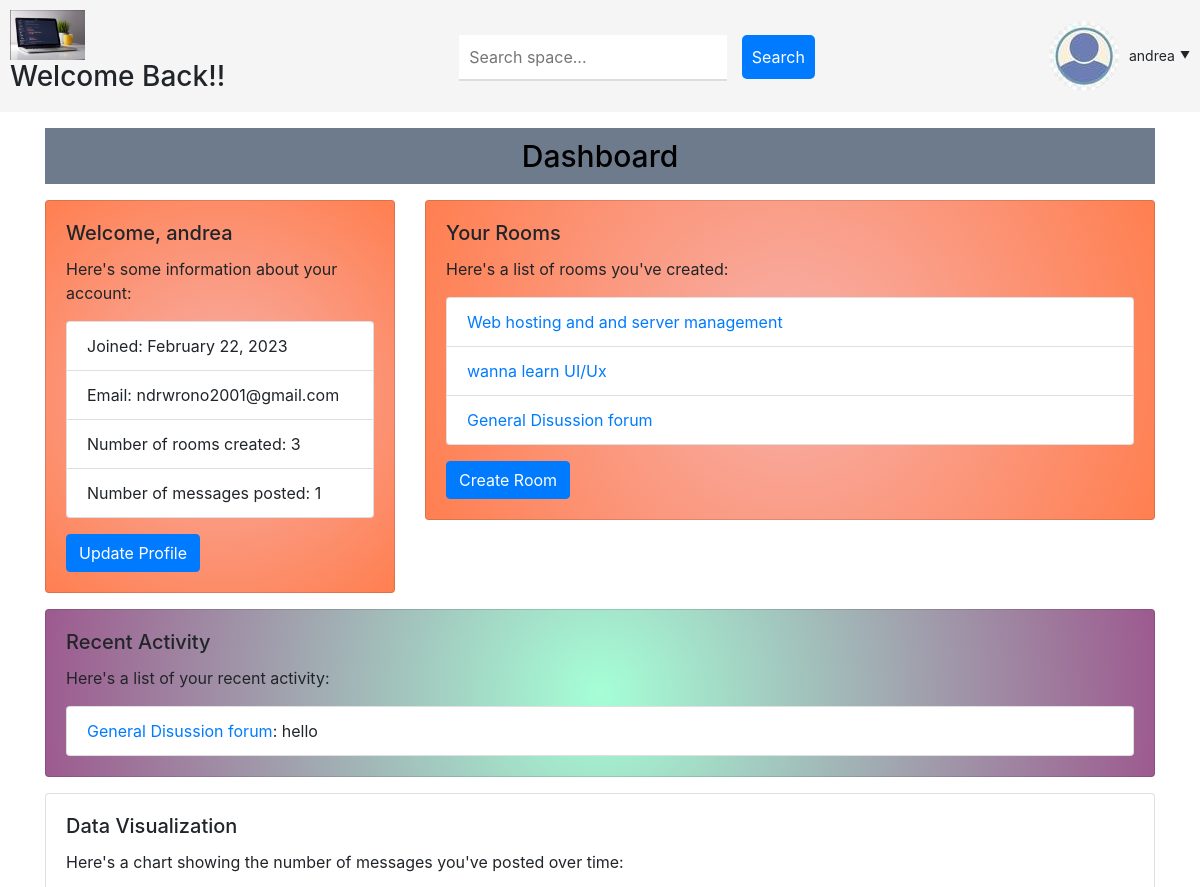
/dashboard/ (signed in, upper part), run on an earlier commit of the app's database.
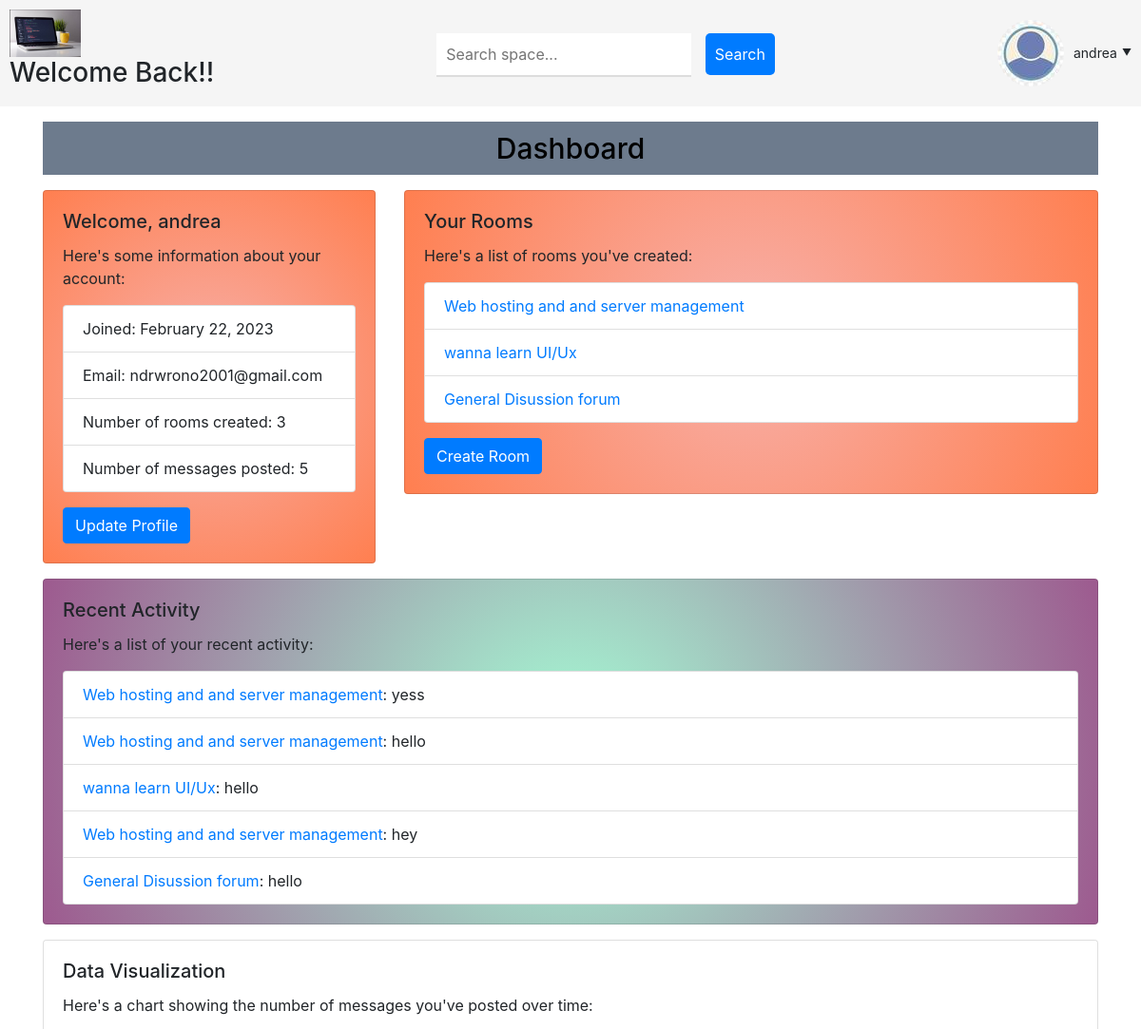
And on a later commit of the database.
### base/models.py (models this page shows, shortened)
class Room(models.Model):
    host = models.ForeignKey(User, on_delete=models.SET_NULL, null=True)
    topic = models.ForeignKey(Topic, on_delete=models.SET_NULL, null=True)
    name = models.CharField(max_length=200)
    description = models.TextField()
    participants = models.ManyToManyField(User, related_name='participants', blank=True)
    created = models.DateTimeField(auto_now_add=True)
    updated = models.DateTimeField(auto_now=True)
    class Meta:
        ordering = ['-updated', '-created']

class Message(models.Model):
    user = models.ForeignKey(User, on_delete=models.CASCADE)
    room = models.ForeignKey(Room, on_delete=models.CASCADE)
    body = models.TextField()
    updated = models.DateTimeField(auto_now=True)
    created = models.DateTimeField(auto_now_add=True)
    class Meta:
        ordering = ['-updated', '-created']

### base/views.py (the view)
# urls.py: path('dashboard/', views.dashboardPage, name="dashboard"),
def dashboardPage(request):
    return render(request, 'dashboard.html')

### Templates/dashboard.html (shortened to what this page needs)
{% load bootstrap4 %}
{% load static %}
    <link rel="stylesheet" href="{% static 'css/bootstrap.min.css' %}">
    <link rel="stylesheet" type="text/css" href="{% static 'styles/main.css' %}">
     {% bootstrap_css %}
{% include 'navbar.html' %}
  <div class="container mt-3">
    <h1 class="mb-3">Dashboard</h1>
    <div class="row">
      <div class="col-md-4">
        <div class="card">
          <div class="card-body">
            <h5 class="card-title">Welcome, {{ request.user.username }}</h5>
            <p class="card-text">Here's some information about your account:</p>
            <ul class="list-group">
              <li class="list-group-item">Joined: {{ request.user.date_joined|date:"F d, Y" }}</li>
              <li class="list-group-item">Email: {{ request.user.email }}</li>
              <li class="list-group-item">Number of rooms created: {{ request.user.room_set.count }}</li>
              <li class="list-group-item">Number of messages posted: {{ request.user.message_set.count }}</li>
            </ul>
            <a href="{% url 'update-profile' %}" class="btn btn-primary mt-3">Update Profile</a>
          </div>
        </div>
      </div>
      <div class="col-md-8">
        <div class="card">
          <div class="card-body">
            <h5 class="card-title">Your Rooms</h5>
            <p class="card-text">Here's a list of rooms you've created:</p>
            <ul class="list-group">
              {% for room in request.user.room_set.all %}
                <li class="list-group-item"><a href="{% url 'room' pk=room.pk %}">{{ room.name }}</a></li>
              {% empty %}
                <li class="list-group-item">You haven't created any rooms yet.</li>
              {% endfor %}
            </ul>
            <a href="{% url 'create-room' %}" class="btn btn-primary mt-3">Create Room</a>
          </div>
        </div>
      </div>
    </div>
    <div class="card mt-3">
      <div class="card-body">
        <h5 class="card-title">Recent Activity</h5>
        <p class="card-text">Here's a list of your recent activity:</p>
        <ul class="list-group">
          {% for message in request.user.message_set.all%}
            <li class="list-group-item"><a href="{% url 'room' pk=message.room.pk %}">{{ message.room.name }}</a>: {{ message.body }}</li>
          {% empty %}
            <li class="list-group-item">You haven't posted any messages yet.</li>
          {% endfor %}
        </ul>
      </div>
    </div>
    <div class="card mt-3">
      <div class="card-body">
        <h5 class="card-title">Data Visualization</h5>
        <p class="card-text">Here's a chart showing the number of messages you've posted over time:</p>
      </div>
    </div>
  </div>
</head>
<body>

### Templates/navbar.html (shortened to what this page needs)
{% load static %}
<div class="navbar">
  <div class="logo">
    <a href="{% url 'home' %}"><img src="{% static 'images/logo1.png' %}" alt="Logo"></a>
    <h3>Welcome Back!!</h3>
  </div>
  <div class="search">
    <form method="get" action="{% url 'home' %}">
      <input type="text" name="q" placeholder="Search space...">
      <button type="submit">Search</button>
    </form>
  </div>
  <div class="user">
    {% if request.user.is_authenticated %}
    <img src="{% static 'images/avatar.jpeg' %}" class="avatar">
     {{ request.user }}
    {% else %}
    <a href="{% url 'login' %}">Login</a>
    {% endif %}
  </div>
</div>

What changed in the data, as far as the page shows it:
added Message: room.name "Web hosting and and server management", body "yess"
added Message: room.name "Web hosting and and server management", body "hello"
added Message: room.name "wanna learn UI/Ux", body "hello"
added Message: room.name "Web hosting and and server management", body "hey"
Also different on the page:
{{ request.user.message_set.count }}: "1" → "5"
